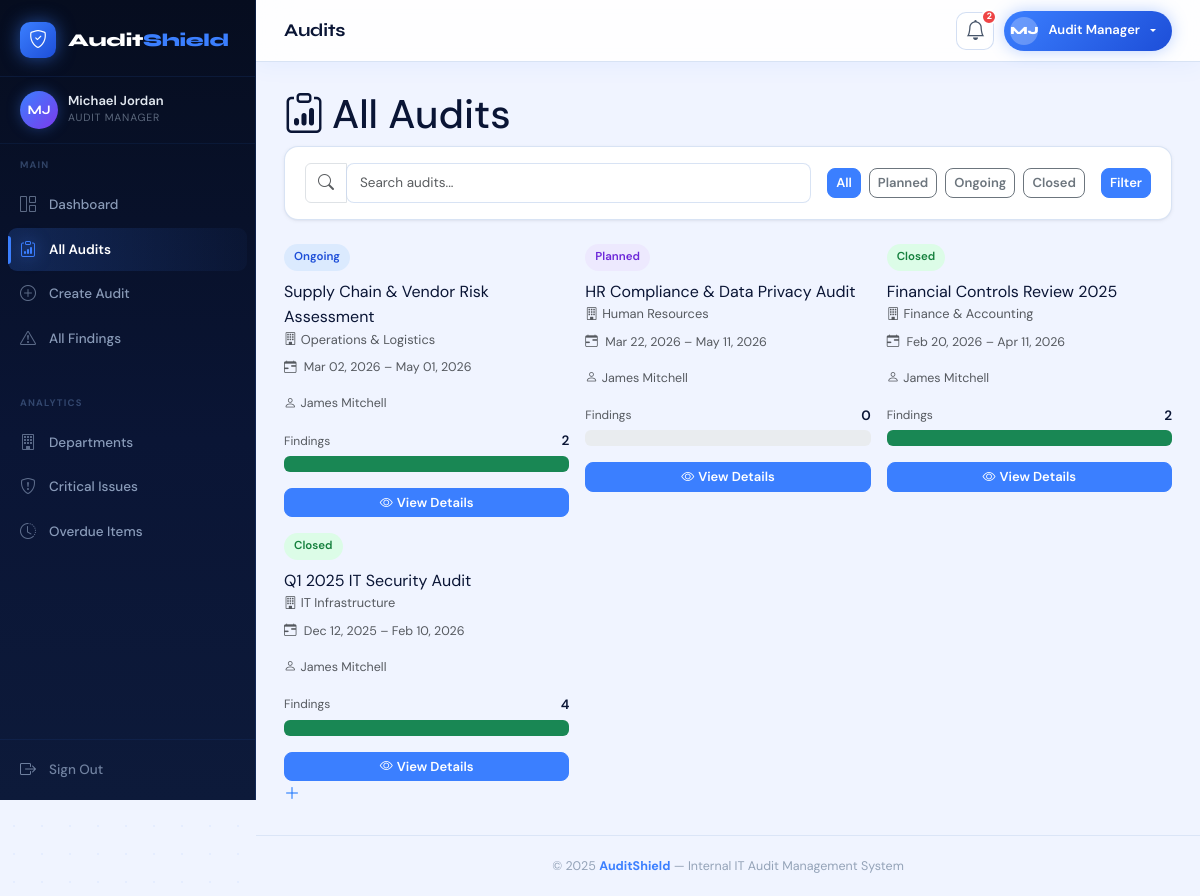
Page /audits/ (signed in) on the committed database.
### audits/models.py (models this page shows, shortened)
class Audit(models.Model):
    STATUS_CHOICES = [
        ('planned', 'Planned'),
        ('ongoing', 'Ongoing'),
        ('closed', 'Closed'),
    ]
    title = models.CharField(max_length=255)
    department = models.ForeignKey(Department, on_delete=models.PROTECT, related_name='audits')
    assigned_auditor = models.ForeignKey(
        User, on_delete=models.SET_NULL, null=True, blank=True, related_name='assigned_audits'
    )
    created_by = models.ForeignKey(
        User, on_delete=models.SET_NULL, null=True, blank=True, related_name='created_audits'
    )
    start_date = models.DateField()
    end_date = models.DateField()
    status = models.CharField(max_length=20, choices=STATUS_CHOICES, default='planned')
    objectives = models.TextField(blank=True)
    scope = models.TextField(blank=True)
    created_at = models.DateTimeField(auto_now_add=True)
    updated_at = models.DateTimeField(auto_now=True)
    class Meta:
        ordering = ['-created_at']
    @property
    def is_overdue(self):
        return self.end_date < datetime.date.today() and self.status != 'closed'
    @property
    def findings_count(self):
        return self.findings.count()

class Department(models.Model):
    name = models.CharField(max_length=150, unique=True)
    description = models.TextField(blank=True)
    head_user = models.ForeignKey(
        User, null=True, blank=True, on_delete=models.SET_NULL, related_name='headed_departments'
    )
    created_at = models.DateTimeField(auto_now_add=True)
    class Meta:
        ordering = ['name']

### audits/views.py (the view)
# urls.py: path('audits/',             views.audit_list,           name='audit_list'),
@never_cache
@login_required
@read_access_required
def audit_list(request):
    try:
        role = request.user.profile.role
        dept_name = request.user.profile.department
    except Exception:
        role = 'auditee_head'
        dept_name = ''
    if role in ('audit_manager', 'observer'):
        audits = Audit.objects.all().select_related('department', 'assigned_auditor')
    else:
        audits = Audit.objects.filter(department__name=dept_name).select_related('department', 'assigned_auditor')
    status_filter = request.GET.get('status', '')
    q = request.GET.get('q', '')
    if status_filter:
        audits = audits.filter(status=status_filter)
    if q:
        audits = audits.filter(title__icontains=q)
    paginator = Paginator(audits, 10)
    page_number = request.GET.get('page')
    page_obj = paginator.get_page(page_number)
    context = {
        'page_obj': page_obj,
        'status_filter': status_filter,
        'q': q,
    }
    return render(request, 'audits/audit_list.html', context)

### audits/templates/audits/audit_list.html (shortened to what this page needs)
{% extends 'audits/base.html' %}
{% load static %}
{% block page_title %}Audits{% endblock %}
{% block content %}
<div class="page-header">
  <h1><i class="bi bi-clipboard-data me-2"></i>{% if is_manager %}All Audits{% else %}My Department Audits{% endif %}</h1>
</div>
<div class="content-card mb-4">
  <div class="content-card-body">
    <form method="get" class="d-flex gap-3 flex-wrap align-items-center">
      <div class="flex-grow-1">
        <div class="input-group">
          <span class="input-group-text bg-white"><i class="bi bi-search text-muted"></i></span>
          <input type="text" name="q" value="{{ q }}" class="form-control" placeholder="Search audits...">
        </div>
      </div>
      <div class="d-flex gap-2 flex-wrap">
        <a href="?{% if q %}q={{ q }}{% endif %}" class="btn {% if not status_filter %}btn-primary{% else %}btn-outline-secondary{% endif %} btn-sm">All</a>
        <a href="?status=planned{% if q %}&q={{ q }}{% endif %}" class="btn {% if status_filter == 'planned' %}btn-primary{% else %}btn-outline-secondary{% endif %} btn-sm">Planned</a>
        <a href="?status=ongoing{% if q %}&q={{ q }}{% endif %}" class="btn {% if status_filter == 'ongoing' %}btn-primary{% else %}btn-outline-secondary{% endif %} btn-sm">Ongoing</a>
        <a href="?status=closed{% if q %}&q={{ q }}{% endif %}" class="btn {% if status_filter == 'closed' %}btn-primary{% else %}btn-outline-secondary{% endif %} btn-sm">Closed</a>
      </div>
      <button type="submit" class="btn btn-primary btn-sm">Filter</button>
    </form>
  </div>
</div>
{% if page_obj %}
<div class="row g-3">
  {% for audit in page_obj %}
  <div class="col-md-6 col-xl-4">
    <div class="audit-card">
      <div class="d-flex align-items-start justify-content-between mb-2">
        <span class="status-badge status-{{ audit.status }}">{{ audit.get_status_display }}</span>
      </div>
      <div class="audit-card-title">{{ audit.title }}</div>
      <div class="text-muted mb-2" style="font-size:0.8rem;">
        <i class="bi bi-building me-1"></i>{{ audit.department.name }}
      </div>
      <div class="text-muted mb-3" style="font-size:0.78rem;">
        <i class="bi bi-calendar-range me-1"></i>
        {{ audit.start_date|date:"M d, Y" }} – {{ audit.end_date|date:"M d, Y" }}
      </div>
      {% if audit.assigned_auditor %}
      <div class="text-muted mb-3" style="font-size:0.78rem;">
        <i class="bi bi-person me-1"></i>{{ audit.assigned_auditor.get_full_name|default:audit.assigned_auditor.username }}
      </div>
      {% endif %}
      <div class="d-flex align-items-center justify-content-between mb-1">
        <span class="text-muted" style="font-size:0.75rem;">Findings</span>
        <span class="fw-semibold" style="font-size:0.85rem;">{{ audit.findings_count }}</span>
      </div>
      {% if audit.findings_count > 0 %}
      <div class="progress progress-thin mb-3">
        <div class="progress-bar bg-success" style="width:{% widthratio audit.findings_count|add:0 audit.findings_count 100 %}%"></div>
      </div>
      {% else %}
      <div class="progress progress-thin mb-3"><div class="progress-bar" style="width:0%"></div></div>
      {% endif %}
      <div class="mt-auto">
        <a href="{% url 'audit_detail' audit.pk %}" class="btn btn-primary btn-sm w-100">
          <i class="bi bi-eye me-1"></i>View Details
        </a>
      </div>
    </div>
  </div>
  {% endfor %}
</div>
{% endif %}
{% if is_manager %}
<a href="{% url 'audit_create' %}" class="fab-btn" data-bs-toggle="tooltip" title="Create New Audit">
  <i class="bi bi-plus-lg"></i>
</a>
{% endif %}
{% endblock %}

### audits/templates/audits/base.html (shortened to what this page needs)
{% load static %}
<!DOCTYPE html>
<html lang="en">
<head>
  <link href="https://cdn.jsdelivr.net/npm/bootstrap@5.3.2/dist/css/bootstrap.min.css" rel="stylesheet">
  <link href="https://cdn.jsdelivr.net/npm/bootstrap-icons@1.11.3/font/bootstrap-icons.min.css" rel="stylesheet">
  <link rel="stylesheet" href="{% static 'audits/css/main.css' %}">
</head>
<body class="as-body">
<aside class="as-sidebar">
  <a href="{% url 'dashboard' %}" class="as-brand">
    <div class="as-brand-icon">
      <i class="bi bi-shield-check"></i>
    </div>
    <span class="as-brand-text">Audit<span>Shield</span></span>
  </a>
  <div class="as-user-area">
    <div class="as-avatar">
      {{ request.user.first_name|slice:":1"|upper }}{{ request.user.last_name|slice:":1"|upper }}
    </div>
    <div class="as-user-info">
      <div class="as-user-name">
        {{ request.user.get_full_name|default:request.user.username }}
      </div>
      <div class="as-user-role">
        {% if is_manager %}Audit Manager
        {% elif is_auditee %}Auditee Head
        {% elif is_observer %}Admin Observer
        {% else %}User{% endif %}
      </div>
    </div>
  </div>
  <div class="as-section-label">Main</div>
  <ul class="as-nav">
    <li>
      <a href="{% url 'dashboard' %}" class="as-nav-link">
        <i class="bi bi-grid-1x2"></i> Dashboard
      </a>
    </li>
    <li>
      <a href="{% url 'audit_list' %}" class="as-nav-link">
        <i class="bi bi-clipboard-data"></i> All Audits
      </a>
    </li>
    {% if is_manager %}
    <li>
      <a href="{% url 'audit_create' %}" class="as-nav-link">
        <i class="bi bi-plus-circle"></i> Create Audit
      </a>
    </li>
    {% endif %}
    <li>
      <a href="{% url 'finding_list' %}" class="as-nav-link">
        <i class="bi bi-exclamation-triangle"></i> All Findings
      </a>
    </li>
  </ul>
  {% if is_manager or is_observer %}
  <div class="as-section-label">Analytics</div>
  <ul class="as-nav">
    <li>
      <a href="{% url 'department_analytics' %}" class="as-nav-link">
        <i class="bi bi-building"></i> Departments
      </a>
    </li>
    <li>
      <a href="{% url 'critical_issues' %}" class="as-nav-link">
        <i class="bi bi-shield-exclamation"></i> Critical Issues
      </a>
    </li>
    <li>
      <a href="{% url 'overdue_items' %}" class="as-nav-link">
        <i class="bi bi-clock-history"></i> Overdue Items
      </a>
    </li>
  </ul>
  {% endif %}
  <div class="as-spacer"></div>
  <div class="as-sidebar-footer">
    <a href="{% url 'logout' %}" class="as-signout">
      <i class="bi bi-box-arrow-right"></i>
      <span>Sign Out</span>
    </a>
  </div>
</aside>
<div class="as-main">
  <header class="as-topbar">
    <div class="as-topbar-title">
      {% block page_title %}Dashboard{% endblock %}
    </div>
    <div class="as-topbar-right">
      <a href="{% url 'overdue_items' %}"
         class="as-icon-btn"
         data-bs-toggle="tooltip" title="Overdue Items">
        <i class="bi bi-bell fs-5"></i>
        {% if overdue_count and overdue_count > 0 %}
        <span class="as-notif-badge">{{ overdue_count }}</span>
        {% endif %}
      </a>
      <div class="dropdown">
        <button class="as-user-btn dropdown-toggle"
                type="button" data-bs-toggle="dropdown"
                aria-expanded="false">
          <span class="as-user-btn-avatar">
            {{ request.user.first_name|slice:":1"|upper }}{{ request.user.last_name|slice:":1"|upper }}
          </span>
          <span class="d-none d-md-inline ms-1">
            {% if is_manager %}Audit Manager
            {% elif is_auditee %}Auditee Head
            {% elif is_observer %}Admin Observer
            {% else %}User{% endif %}
          </span>
        </button>
      </div>
    </div>
  </header>
  <div class="as-page-body">
    {% block content %}{% endblock %}
  </div>
  <footer class="as-footer">
    &copy; 2025 <strong style="color:#3b7fff;">AuditShield</strong>
    &mdash; Internal IT Audit Management System
  </footer>
</div>
</body>
</html>

### rows in the picture
Audit: status "Ongoing", title "Supply Chain & Vendor Risk Assessment", department.name "Operations & Logistics", start_date "Mar 02, 2026", end_date "May 01, 2026", assigned_auditor.get_full_name "James Mitchell", findings_count "2"
Audit: status "Planned", title "HR Compliance & Data Privacy Audit", department.name "Human Resources", start_date "Mar 22, 2026", end_date "May 11, 2026", assigned_auditor.get_full_name "James Mitchell", findings_count "0"
Audit: status "Closed", title "Financial Controls Review 2025", department.name "Finance & Accounting", start_date "Feb 20, 2026", end_date "Apr 11, 2026", assigned_auditor.get_full_name "James Mitchell", findings_count "2"
Audit: status "Closed", title "Q1 2025 IT Security Audit", department.name "IT Infrastructure", start_date "Dec 12, 2025", end_date "Feb 10, 2026", assigned_auditor.get_full_name "James Mitchell", findings_count "4"

### other values in the picture
{{ request.user.first_name|slice:":1"|upper }} "M"
{{ request.user.last_name|slice:":1"|upper }} "J"
{{ request.user.get_full_name|default:request.user.username }} "Michael Jordan"
{{ overdue_count }} "2"
